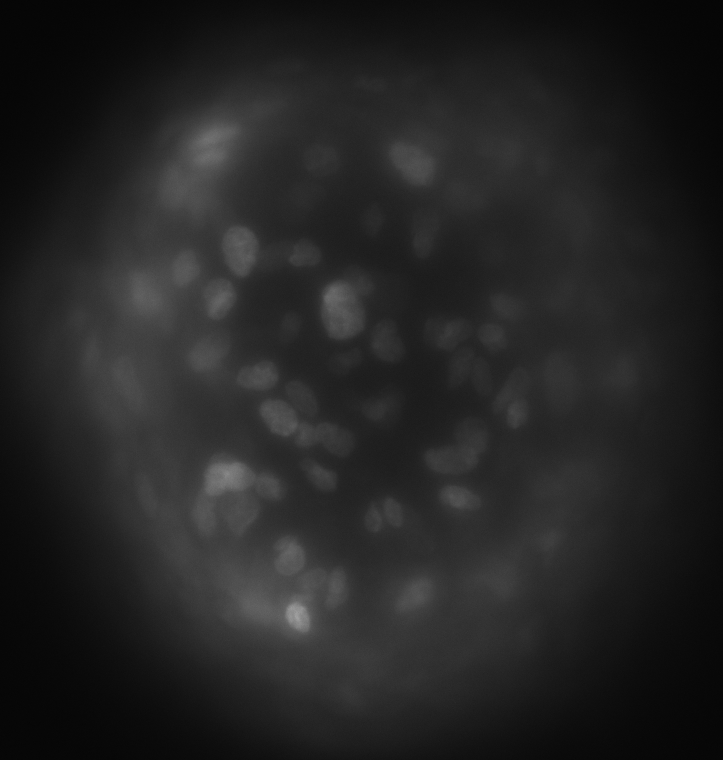
#> input picture img/test_layers/1.png, 723 x 760 px
$ python cellcount_math.py
#> lines starting #> are read from the running program, lines starting #| are printed output that depends on the picture
import cv2
import numpy as np
from matplotlib import pyplot as plt
from sklearn.cluster import DBSCAN
from skimage.feature import blob_dog, blob_log, blob_doh
from skimage.color import rgb2gray
from math import sqrt

plt.close('all')

def process_image(image_path):
    # Load image in grayscale
#> called with image_path = 'img/test_layers/1.png'
    image = cv2.imread(image_path, cv2.IMREAD_GRAYSCALE)
#> image is the input picture: shape (760, 723); min 5, max 160, mean 35.7

    # Apply median filter to reduce noise while preserving edges
    median_filtered_image = cv2.medianBlur(image, 5)

    # Normalize the image to enhance contrast
    norm_image = cv2.normalize(median_filtered_image, None, 0, 255, cv2.NORM_MINMAX)
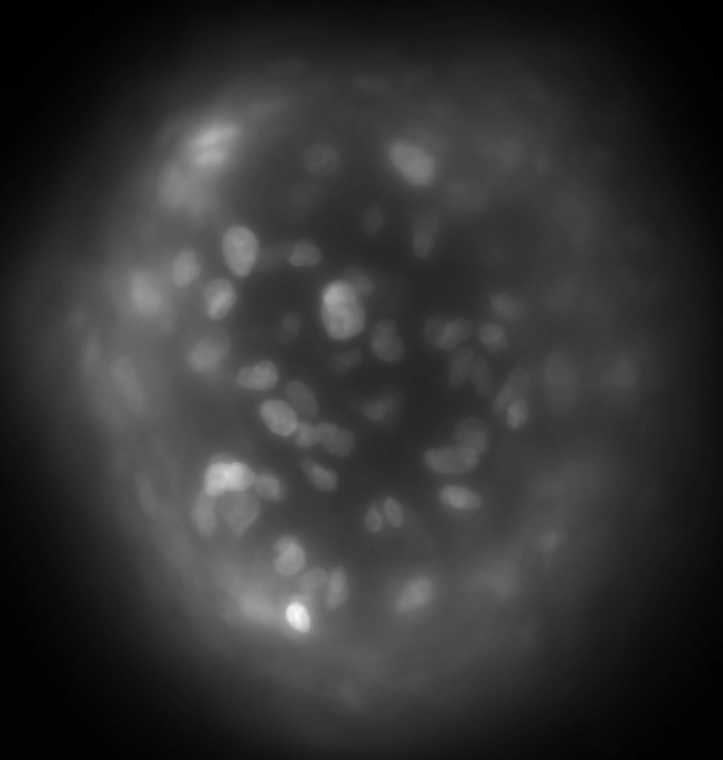
#> norm_image: shape (760, 723); min 0, max 255, mean 51.1

    return image, norm_image


image_path = 'img/test_layers/1.png'

_, processed_image = process_image(image_path)


'''
#Plot image as 3d surface
lena = cv2.resize(processed_image, (100,100))

xx, yy = np.mgrid[0:lena.shape[0], 0:lena.shape[1]]


fig = plt.figure()
ax = fig.add_subplot(projection = '3d')
ax.plot_surface(xx, yy, lena ,rstride=1, cstride=1,  linewidth=0)

# show it
plt.show()
'''

blobs_log = blob_log(processed_image, max_sigma=30, min_sigma = 1, num_sigma=30, threshold=0.01)
#> blobs_log = 96 rows, first 8: [616, 297, 10], [475, 226, 14], [304, 339, 17], [145, 210, 25], [248, 241, 14], [300, 220, 10], [552, 290, 11], [163, 413, 17]

blobs_log[:, 2] = blobs_log[:, 2] * sqrt(2)

blobs_dog = blob_dog(processed_image, max_sigma=15, threshold=0.1)
#> blobs_dog = [[615, 297, 6.55], [475, 226, 10.49], [300, 336, 10.49], [142, 211, 10.49], [248, 241, 10.49], [300, 220, 6.55]]
blobs_dog[:, 2] = blobs_dog[:, 2] * sqrt(2)

blobs_doh = blob_doh(processed_image, max_sigma=15, threshold=0.01)
#> blobs_doh = empty array

blobs_list = [blobs_log, blobs_dog, blobs_doh]
colors = ['yellow', 'lime', 'red']
titles = ['Laplacian of Gaussian', 'Difference of Gaussian', 'Determinant of Hessian']
sequence = zip(blobs_list, colors, titles)

fig, axes = plt.subplots(1, 3, figsize=(9, 3), sharex=True, sharey=True)
ax = axes.ravel()

for idx, (blobs, color, title) in enumerate(sequence):
    ax[idx].set_title(title)
    ax[idx].imshow(processed_image,  cmap='gray')
    for blob in blobs:
        y, x, r = blob
        c = plt.Circle((x, y), r, color=color, linewidth=2, fill=False)
        ax[idx].add_patch(c)
    ax[idx].set_axis_off()
#> this loop made 3 passes
#> (color, title) on passes 1 to 2: ('yellow', 'Laplacian of Gaussian'), ('lime', 'Difference of Gaussian')

plt.tight_layout()
plt.show()
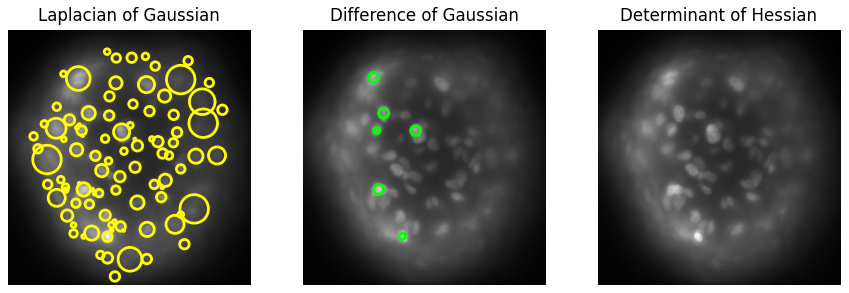
#> figure drawn by matplotlib, 3 panels

print(blobs_log.shape[0])
#| 96

$ run again, with img/test_layers/3.png copied over img/test_layers/1.png
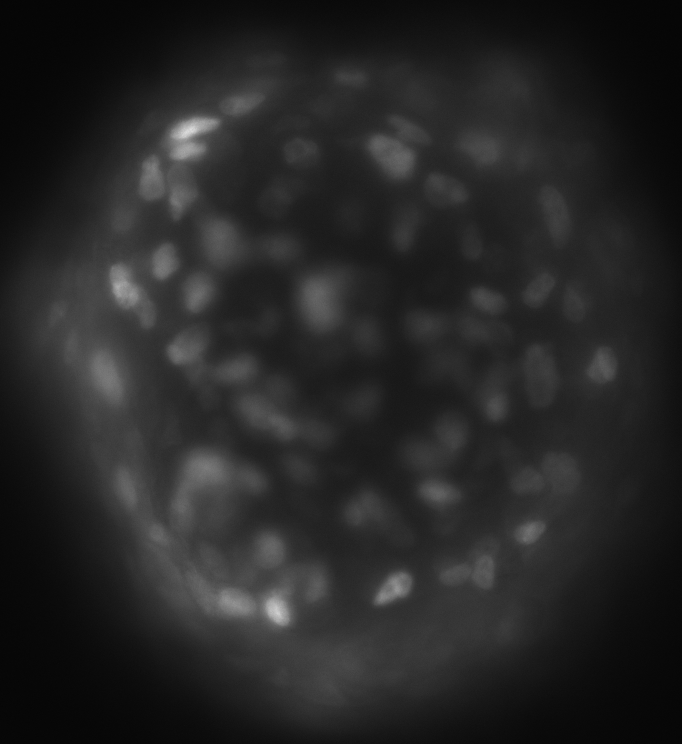
#> input picture img/test_layers/3.png, 682 x 744 px
#> in process_image, image is the input picture: shape (744, 682); min 4, max 221, mean 38
#> blobs_log = 110 rows, first 8: [134, 188, 15], [611, 277, 10], [587, 395, 11], [288, 123, 12], [603, 232, 11], [263, 163, 10], [469, 205, 16], [299, 319, 18]
#> blobs_dog = 13 rows, first 8: [133, 187, 10.49], [611, 276, 6.55], [587, 394, 10.49], [288, 123, 10.49], [603, 231, 10.49], [468, 205, 10.49], [265, 163, 6.55], [532, 529, 6.55]
#> blobs_doh = [[610, 276, 15]]
#> the loop `for idx, (blobs, color, title) in enumerate(sequence):` made 3 passes
#> (color, title) on passes 1 to 2: ('yellow', 'Laplacian of Gaussian'), ('lime', 'Difference of Gaussian')
#> `plt.show()`:
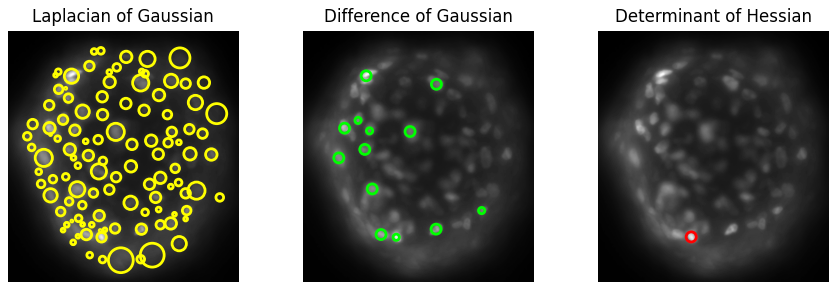
#> figure drawn by matplotlib, 3 panels
#| 110
